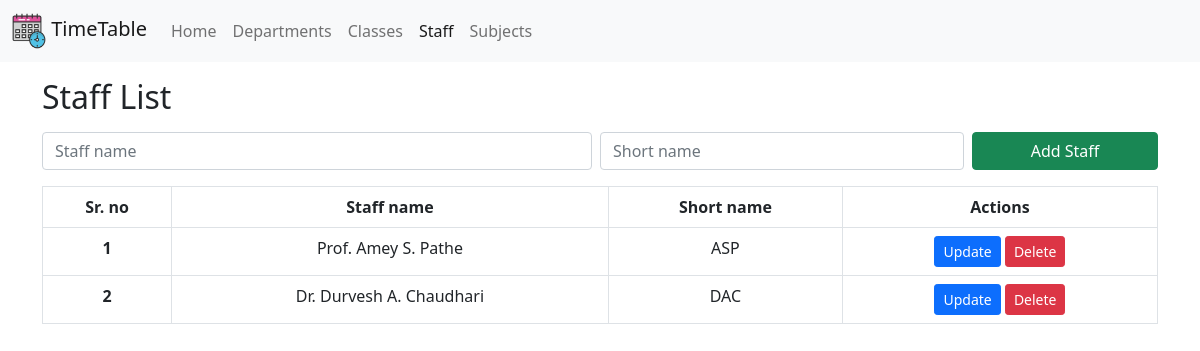
The page /pages/staff.php on the database its author committed.
### tables this page shows
CREATE TABLE `staff` (
  `staff_name` varchar(255) NOT NULL,
  `short_name` varchar(10) NOT NULL
);

### pages/staff.php (the view, shortened to what this page needs)
<?php
include '../utils/dbcon.php';
?>
<!DOCTYPE html>
<html lang="en">
<head>
    <link href="https://cdn.jsdelivr.net/npm/bootstrap@5.0.2/dist/css/bootstrap.min.css" rel="stylesheet">
</head>
<body>
    <nav class="navbar navbar-expand-lg navbar-light bg-light">
        <div class="container-fluid">
            <a class="navbar-brand" href="../">
                <img src="../Images/logo.webp" width="34" height="36">
                TimeTable</a>
            <div class="collapse navbar-collapse" id="navbarSupportedContent">
                <ul class="navbar-nav me-auto mb-2 mb-lg-0">
                    <li class="nav-item">
                        <a class="nav-link" aria-current="page" href="../">Home</a>
                    </li>
                    <li class="nav-item">
                        <a class="nav-link" href="./department.php">Departments</a>
                    </li>
                    <li class="nav-item">
                        <a class="nav-link" href="./class.php">Classes</a>
                    </li>
                    <li class="nav-item">
                        <a class="nav-link active" href="#">Staff</a>
                    </li>
                    <li class="nav-item">
                        <a class="nav-link" href="./subjects.php">Subjects</a>
                    </li>
                </ul>
            </div>
        </div>
    </nav>
    <div class="container mt-3">
        <div class="head row">
            <h2 class="m-0 col-md-6">Staff List</h2>
        </div>
        <div class="content">
            <form method="post" class="row g-0 my-3">
                <div class="col-md-6 pe-2">
                    <input type="text" class="form-control" name="staffName" placeholder="Staff name" required>
                </div>
                <div class="col-md-4 pe-2">
                    <input type="text" class="form-control" name="shortName" placeholder="Short name" required>
                </div>
                <button type="submit" name="addStaff" class="btn col btn-success col-md-2">Add Staff</button>
            </form>
            <div className="table-responsive">
                <table class="table table-bordered text-center table-hover">
                    <thead>
                        <tr>
                            <th scope="col">Sr. no</th>
                            <th scope="col">Staff name</th>
                            <th scope="col">Short name</th>
                            <th scope="col">Actions</th>
                        </tr>
                    </thead>
                    <tbody>
                    <?php
                        $result = mysqli_query($conn, "SELECT * FROM staff");
                        $count = 1;
                        while ($row = mysqli_fetch_assoc($result)) {
                            echo '<tr>';
                            echo '<th scope="row">' . $count . '</th>';
                            echo '<td scope="row">' . $row['staff_name'] . '</td>';
                            echo '<td scope="row">' . $row['short_name'] . '</td>';
                            echo '<td>';
                            echo '<button type="button" class="btn btn-primary btn-sm" onclick="openUpdateModal(\'' . $row['staff_name'] . '\', \'' . $row['short_name'] . '\')">Update</button>';
                            echo '<button type="button" class="btn btn-danger btn-sm" onclick="deleteStaff(\'' . $row['short_name'] . '\')">Delete</button>';
                            echo '</td>';
                            echo '</tr>';
                            $count++;
                        }
                        ?>
                    </tbody>
                </table>
            </div>
        </div>
    </div>
</body>
</body>
</html>

### rows shown on the page
staff: staff_name "Prof. Amey S. Pathe", short_name "ASP"
staff: staff_name "Dr. Durvesh A. Chaudhari", short_name "DAC"
